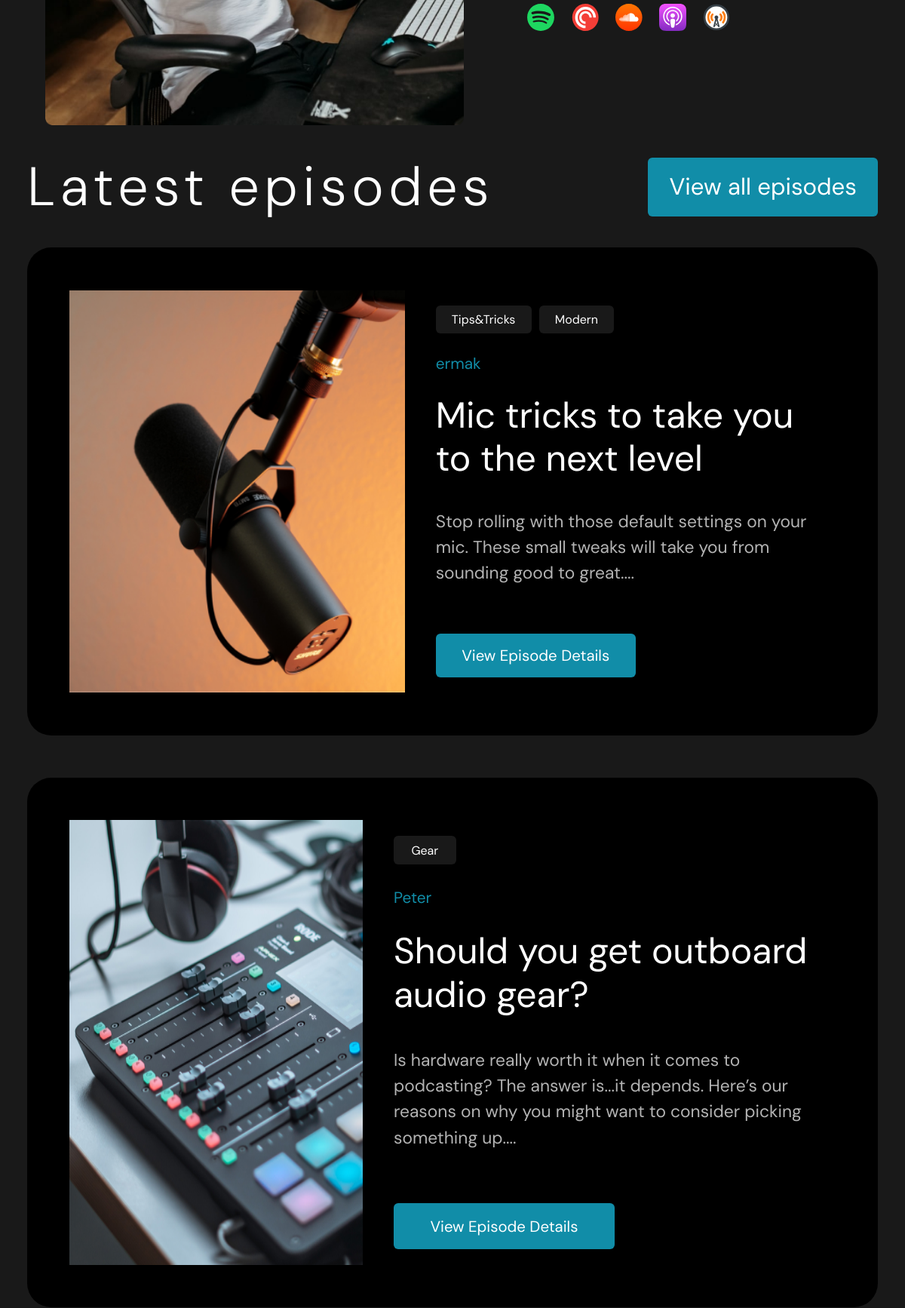
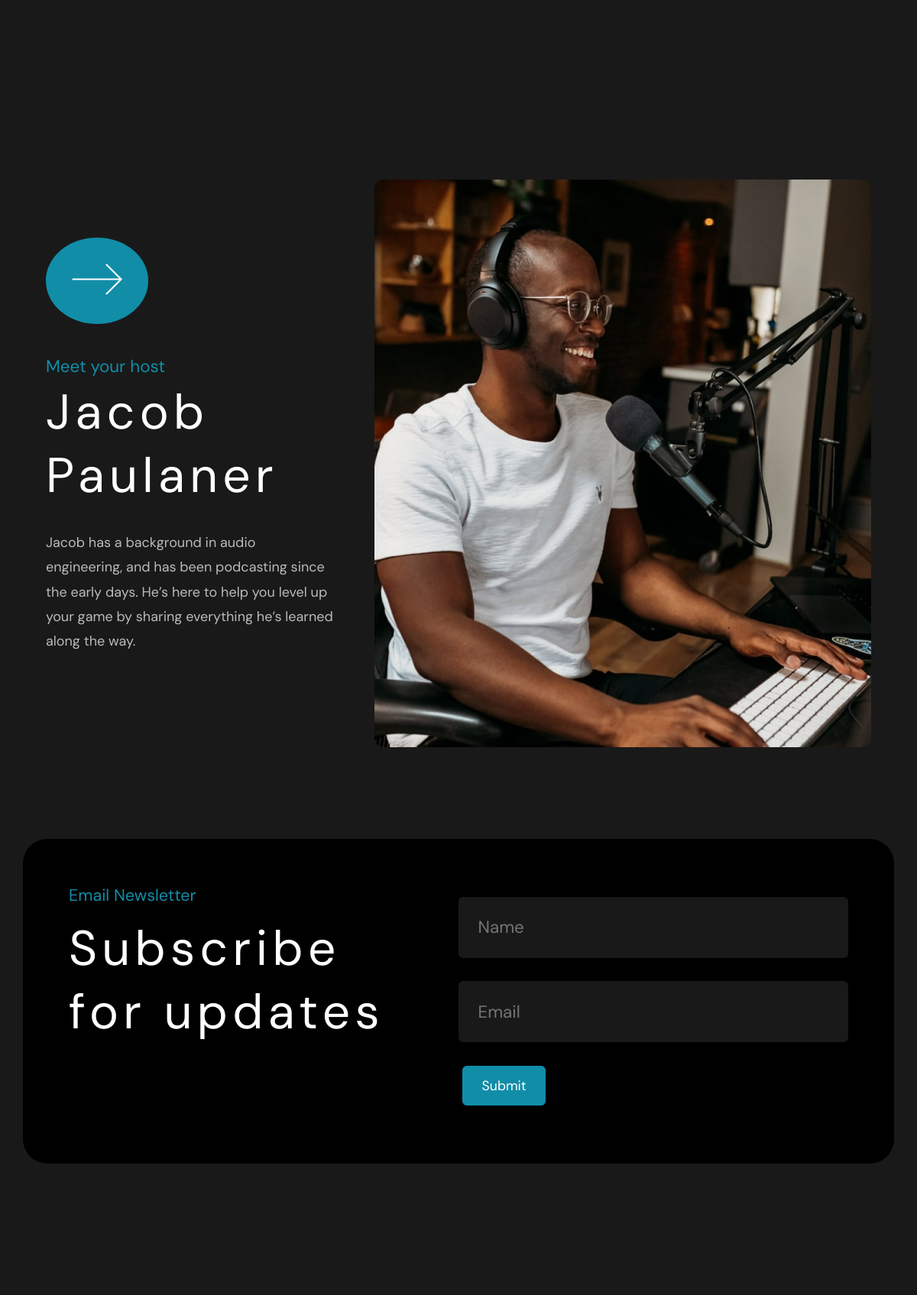
The app's page / (middle part), older data (2 pictures, top to bottom).
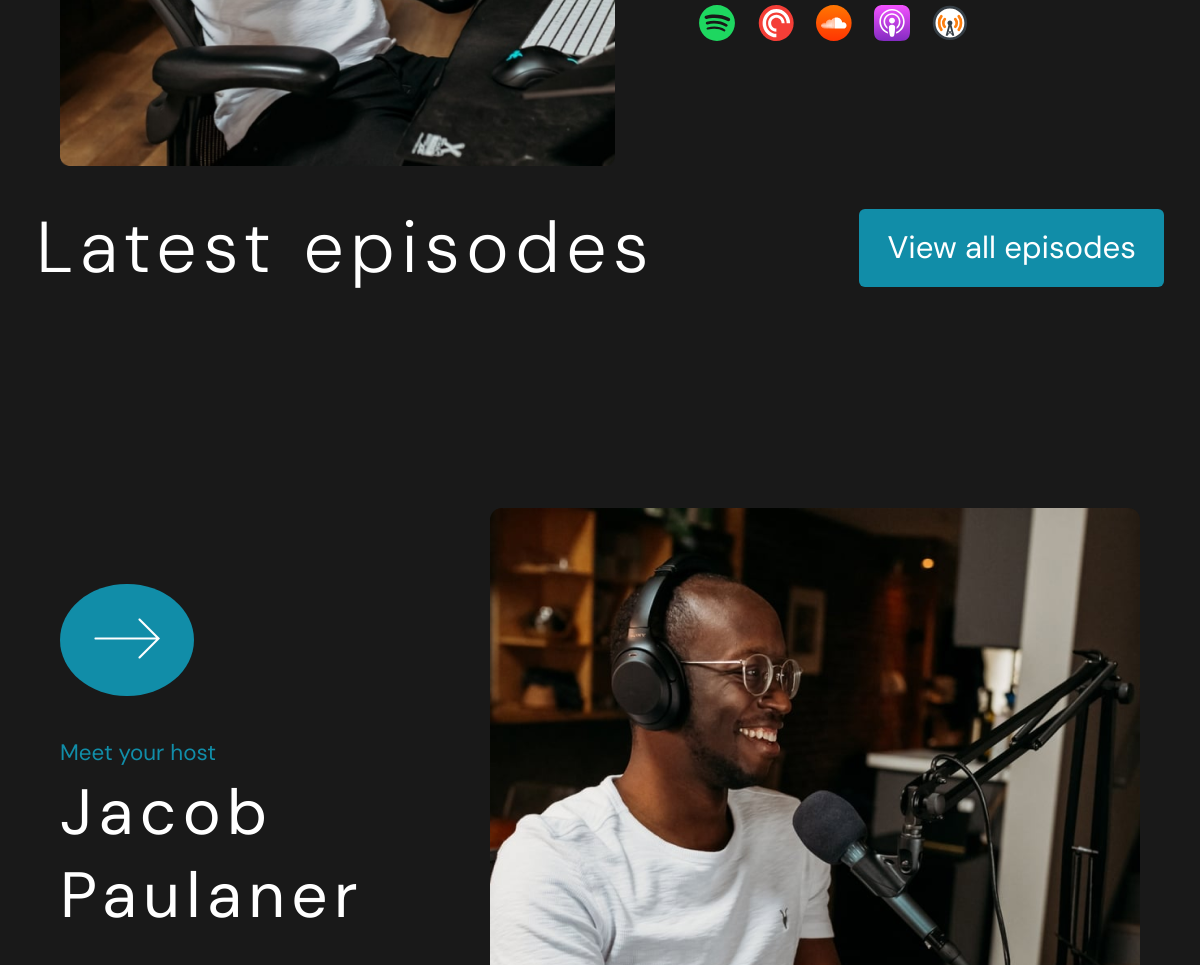
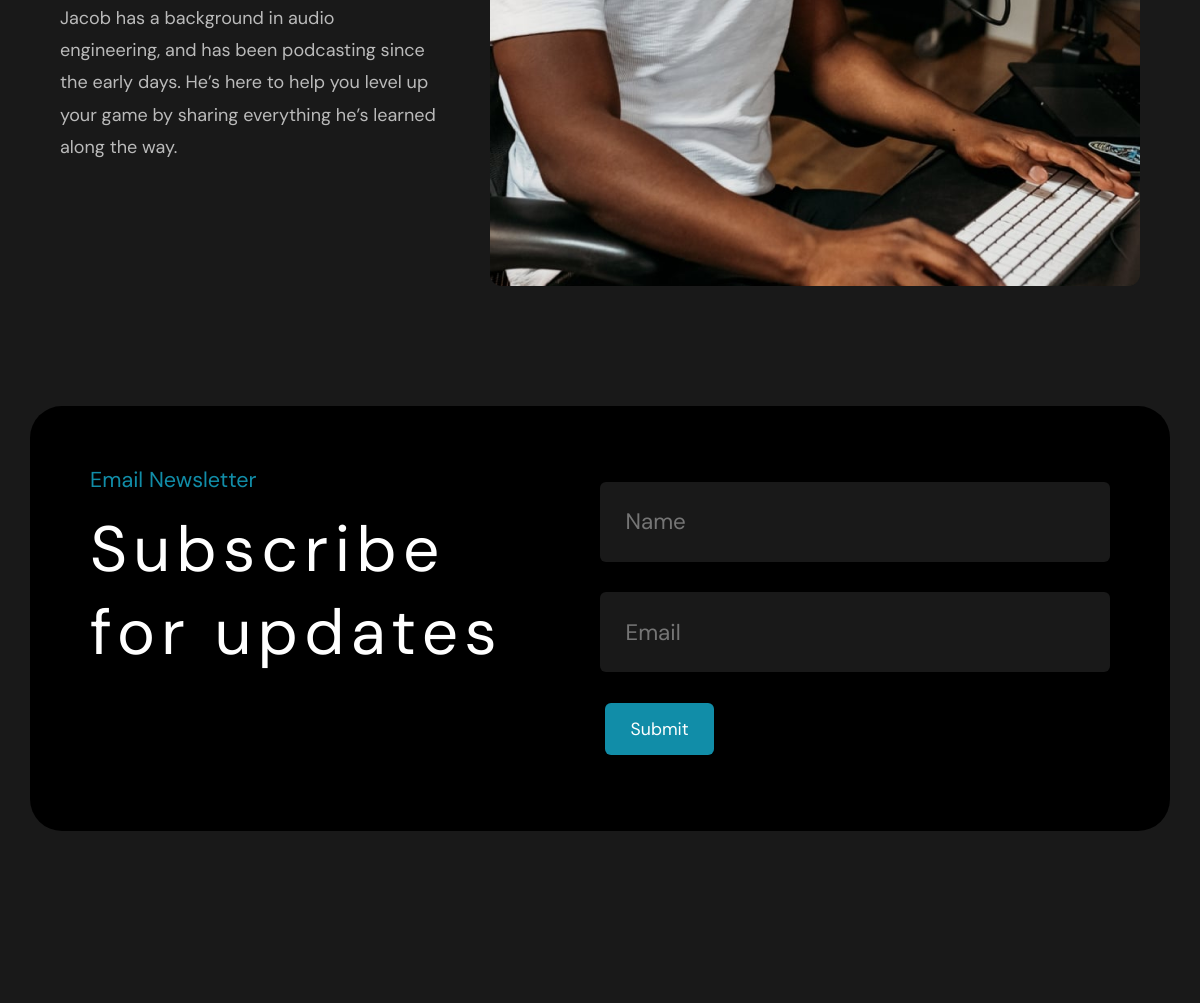
The same page, newer data (2 pictures, top to bottom).
### home/models.py (models this page shows, shortened)
class Episodes(models.Model):
    title = models.CharField(max_length=255)
    slug = models.SlugField(max_length=100, unique=True, null=True, blank=True)
    description = models.CharField(max_length=200)
    content = models.TextField()
    image = models.ImageField()
    tags = models.ManyToManyField('Tags', related_name='tags')
    time_create = models.DateTimeField(auto_now_add=True)
    time_update = models.DateTimeField(auto_now=True)
    author = models.ForeignKey(User, on_delete=models.PROTECT)
    def get_absolute_url(self):
        return reverse('episodes_detail', kwargs={"episode_id": self.pk})
    class Meta:
        verbose_name_plural = 'Episodes'
        ordering = ["-time_create"]

class Tags(models.Model):
    name = models.CharField(max_length=50)
    slug = models.SlugField(max_length=50, unique=True)
    def get_absolute_url(self):
        return reverse('show_tags', kwargs={"tag_slug": self.slug})
    class Meta:
        verbose_name_plural = 'Tags'

### home/views.py (the view)
# urls.py: path('', views.index, name='index'),
def index(request):
    num_visits = request.session.get('num_visits', 0)
    request.session['num_visits'] = num_visits + 1
    episodes = Episodes.objects.order_by('-time_create')[:3]
    return render(request, 'index.html', {'episodes': episodes, 'num_visits': num_visits})

### home/templates/index.html (shortened to what this page needs)
{% extends 'base.html' %}
{% load static %}
{% block content %}
<main>
    <section class="section-1">
        <img class="man-in-headphones" src="{% static 'images\maninheadphones.png' %}" alt="Фото" align="left">
        <div class="section-1-text">
            <div class="music-apps">
                <div class="music-apps-icons">
                    <a href=""><img src="{% static 'icons\IMAGEspotify.svg' %}" alt=""></a>
                    <a href=""><img src="{% static 'icons\IMAGEred.svg' %}" alt=""></a>
                    <a href=""><img src="{% static 'icons\IMAGEcloud.svg' %}" alt=""></a>
                    <a href=""><img src="{% static 'icons\IMAGEpurple.svg' %}" alt=""></a>
                    <a href=""><img src="{% static 'icons\IMAGEradio.svg' %}" alt=""></a>
                </div>
            </div>
        </div>
    </section>
    <section class="section-2">
            <div class="episodes-header">
                <p>Latest episodes</p>
                <a href="{% url 'show_episodes' %}"><button type="button">View all episodes</button></a>
            </div>
            {% include 'list_episodes.html' %}
    </section>
    <section class="section-3">
        <div class="section-3-content">
            <button><img src="{% static 'icons\arrow.png' %}" alt=""></button>
            <p class="section-3-action">Meet your host</p>
            <p class="section-3-title">Jacob Paulaner</p>
            <p class="section-3-description">Jacob has a background in audio engineering, and has been podcasting since
                the early days. He’s here to help you level up your game by sharing everything he’s learned along the
                way.</p>
        </div>
        <img class="section-3-container-img" src="{% static 'images\IMAGEjacob.png' %}" alt="">
    </section>
    <section class="section-email_form">
        <div class="section-email_form-title">
            <p class="title">Email Newsletter</p>
            <p class="description">Subscribe for updates</p>
        </div>
        <div class="section-email_form-form">
            <form action="" method="post">
                <input type="text" name="name" placeholder="Name">
                <input type="email" name="email" placeholder="Email">
                <button>Submit</button>
            </form>
        </div>
    </section>
    <section class="comments">
    </section>
</main>
{% endblock %}

### home/templates/list_episodes.html
{% for ep in episodes %}
<div class="episodes-content-card">
    <img src="{{ ep.image.url }}" alt="">
    <div class="episodes-content-card-description">
        <div class="section-2-tags">
            {% for tag in ep.tags.all %}
            <a href="{{ tag.get_absolute_url }}">{{ tag.name }}</a>
            {% endfor %}
        </div>
        <a class="ep-num" href="{% url 'index' %}">{{ ep.author }}</a>
        <h1>{{ ep.title|capfirst }}</h1>
        <p class="ep-content">{{ ep.description }}</p>
        <a class="get-absolute-url" href="{{ ep.get_absolute_url }}">
            <button type="button">View Episode Details</button>
        </a>
    </div>
</div>
{% endfor %}

Row changes from the older to the newer data that the page shows:
removed Episodes: image (picture), author "ermak", title "Mic tricks to take you to the next level", description "Stop rolling with those default settings on your mic. These small tweaks will take you from sounding good to great."
no longer on this page (row edited): Tags: name "Tips&Tricks", shown under "ermak"
no longer on this page (row edited): Tags: name "Modern", shown under "ermak"
removed Episodes: image (picture), author "Peter", title "Should you get outboard audio gear?", description "Is hardware really worth it when it comes to podcasting? The answer is...it depends. Here’s our reasons on why you might want to consider picking something up."
no longer on this page (row edited): Tags: name "Gear", shown under "Peter"
